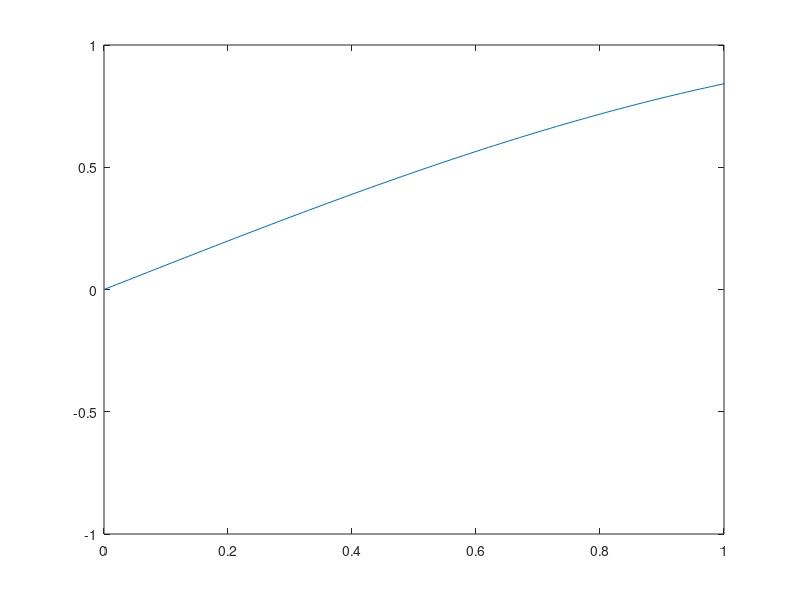

Write the MATLAB code that produced this figure.
% Matt McDade
% ANM 2 
% HW 6

% Not sure what I'm doing here, I'm definitely missing a lot

alpha = 3;
r = 1;
dx = 1e-2;
dt = 1e-5;
x = 0:dx:10;
N = length(x);
u = zeros(N,2);

u(:,1) = sin(x);

plot(x,u(:,1)),axis([0 1 -1 1])

for j=2:800
   u(1,2) = 0;
   u(N,2) = 0;
   for i=2:N-1
    u(i,2) = u(i,1) + (r/alpha)*(u(i-1,1)-2*u(i,1)+u(i+1,1));
   end
   if (mod(j+1, 10000)==0)
   plot(x,u(:,2))
   end
   u(:,1) = u(:,2);
end
